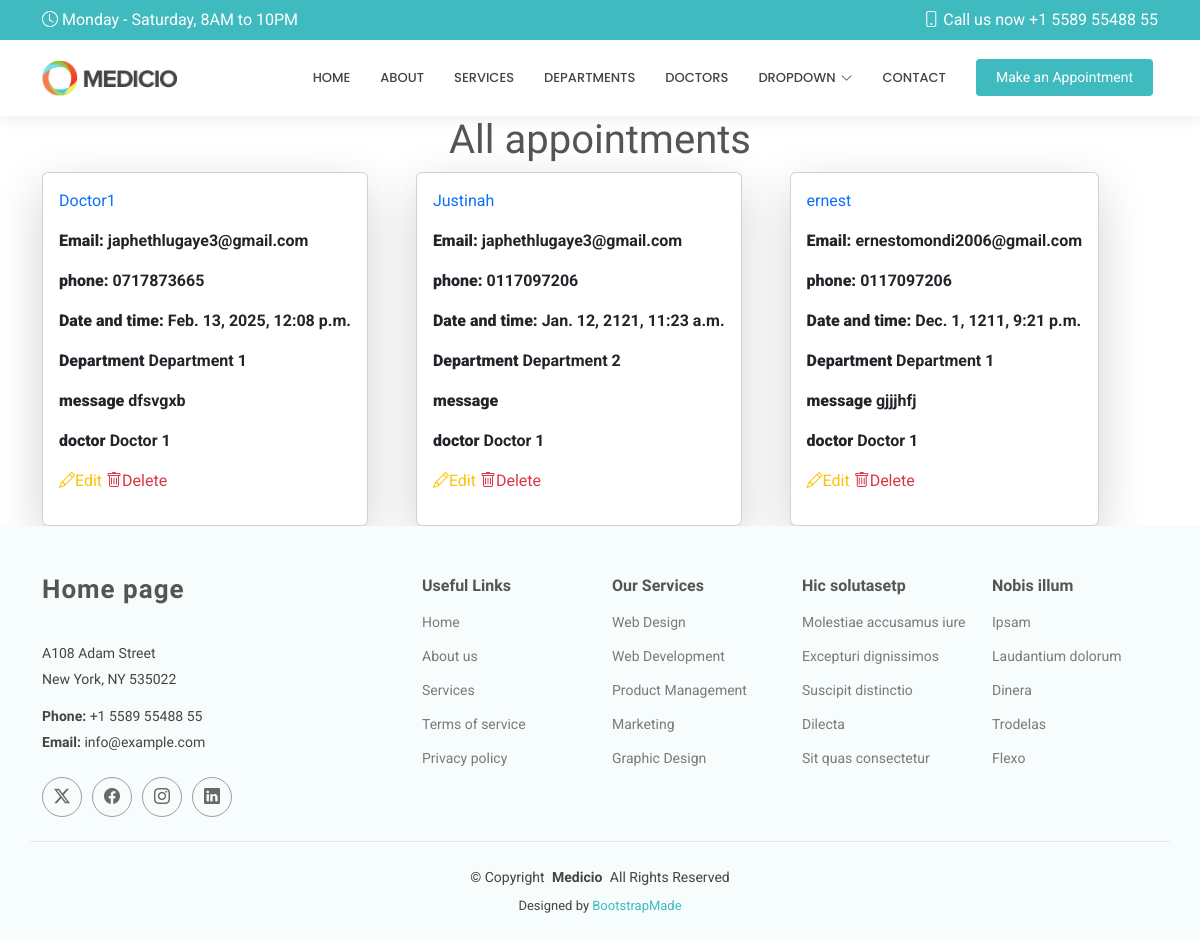
Before: /show/ with the older database file.
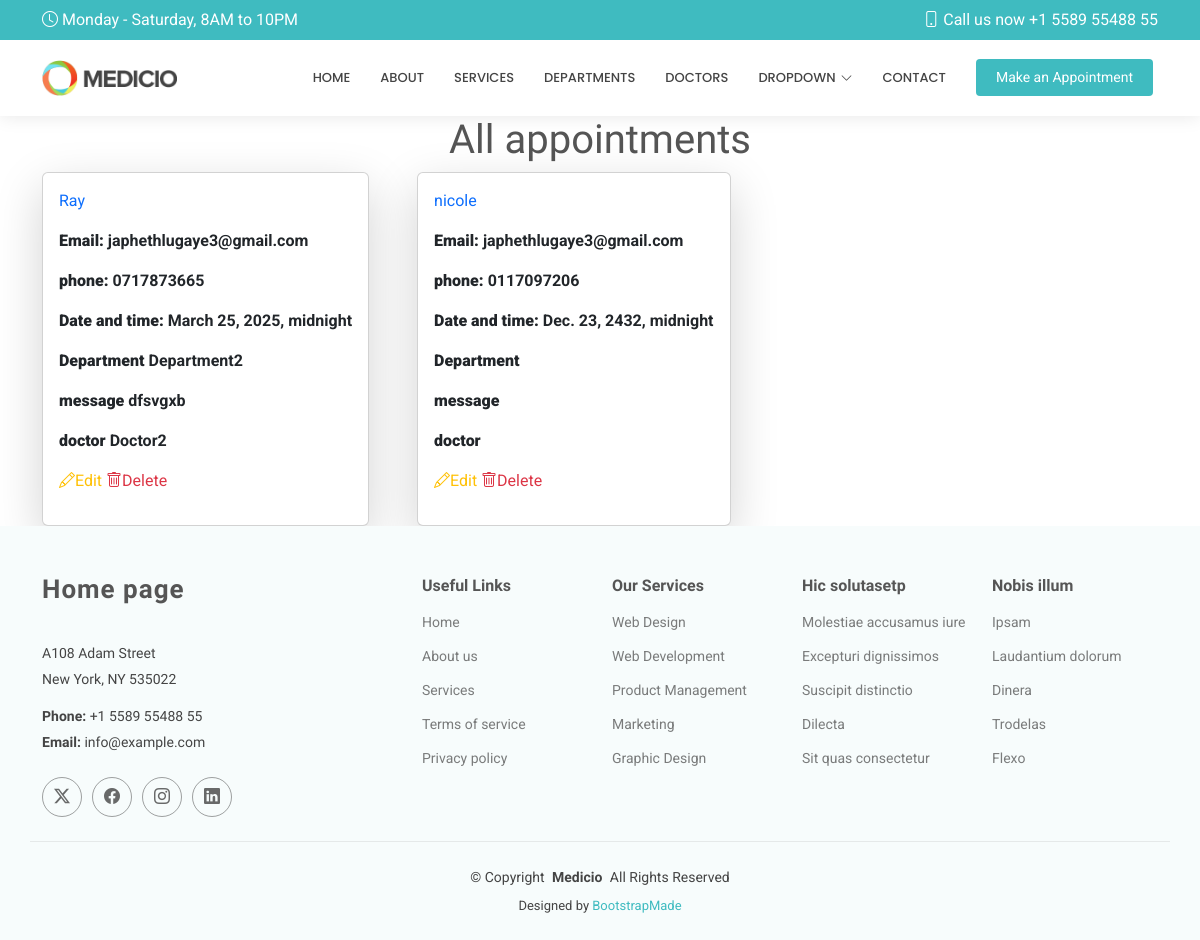
After: the same page with the newer database file.
### HospitalApp/models.py (models this page shows, shortened)
class appointment(models.Model):
    name = models.CharField(max_length=150)
    email = models.EmailField()
    phone = models.CharField(max_length=150)
    date = models.DateTimeField()
    department = models.CharField(max_length=150)
    doctor = models.CharField(max_length=150)
    message = models.TextField()

### HospitalApp/views.py (the view)
# urls.py: path('show/', views.show, name='show'),
def show(request):
    all = appointment.objects.all()
    return render(request, 'show.html', {'all':all})

### Templates/show.html (shortened to what this page needs)
{% extends 'starter-page.html' %}
{% load static %}
{% block content %}
	<h1 class="text-center">All appointments</h1>
   <div class="d-flex container flex-wrap gap-5">
    {% for x in all %}
      <div class="card w-30 p-3 shadow-lg">
      <p class="text-primary">  {{ x.name }}</p>
      <p class="fw-bold "> <strong>Email:</strong> {{ x.email }}</p>
      <p class="fw-bold "> <strong>phone:</strong> {{ x.phone }}</p>
      <p class="fw-bold "> <strong>Date and time:</strong> {{ x.date }}</p>
          <p class="fw-bold "> <strong>Department</strong> {{ x.department }}</p>
          <p class="fw-bold "> <strong>message</strong> {{ x.message }}</p>
          <p class="fw-bold "> <strong>doctor</strong> {{ x.doctor }}</p>
      <p>
          <a href="{% url 'edit' x.id %}" class="text-warning">
              <i class="bi bi-pencil"></i>Edit
          </a>
          <a href="/delete/{{ x.id }}" class="text-danger">
              <i class="bi bi-trash"></i>Delete
          </a>
      </p>
      </div>
    {% endfor %}
    </div>
{% endblock %}

### Templates/starter-page.html (shortened to what this page needs)
<!DOCTYPE html>
<html lang="en">
<head>
    {% load static %}
  <link href="{% static 'assets/vendor/bootstrap/css/bootstrap.min.css' %}" rel="stylesheet">
  <link href="{% static 'assets/vendor/bootstrap-icons/bootstrap-icons.css' %}" rel="stylesheet">
  <link href="{% static 'assets/vendor/aos/aos.css' %}" rel="stylesheet">
  <link href="{% static 'assets/vendor/fontawesome-free/css/all.min.css' %}" rel="stylesheet">
  <link href="{% static 'assets/vendor/glightbox/css/glightbox.min.css' %}" rel="stylesheet">
  <link href="{% static 'assets/vendor/swiper/swiper-bundle.min.css' %}" rel="stylesheet">
  <link href="{% static 'assets/css/main.css' %}" rel="stylesheet">
</head>
<body class="starter-page-page">
  <header id="header" class="header sticky-top">
    <div class="topbar d-flex align-items-center">
      <div class="container d-flex justify-content-center justify-content-md-between">
        <div class="d-none d-md-flex align-items-center">
          <i class="bi bi-clock me-1"></i> Monday - Saturday, 8AM to 10PM
        </div>
        <div class="d-flex align-items-center">
          <i class="bi bi-phone me-1"></i> Call us now +1 5589 55488 55
        </div>
      </div>
    </div>
    <div class="branding d-flex align-items-center">
      <div class="container position-relative d-flex align-items-center justify-content-end">
        <a href="{% url 'home' %}" class="logo d-flex align-items-center me-auto">
          <img src="{% static 'assets/img/logo.png' %}" alt="">
        </a>
        <nav id="navmenu" class="navmenu">
          <ul>
            <li><a href="{% url 'home' %}">Home</a></li>
            <li><a href="{% url 'about' %}">About</a></li>
            <li><a href="{% url 'services' %}">Services</a></li>
            <li><a href="{% url 'departments' %}">Departments</a></li>
            <li><a href="{% url 'doctors' %}">Doctors</a></li>
            <li class="dropdown"><a href="#"><span>Dropdown</span> <i class="bi bi-chevron-down toggle-dropdown"></i></a>
            </li>
            <li><a href="#contact">Contact</a></li>
          </ul>
        </nav>
        <a class="cta-btn" href="index.html#appointment">Make an Appointment</a>
      </div>
    </div>
  </header>
   <main class="main">
       {% block content %}
       {% endblock %}
  </main>
  <footer id="footer" class="footer light-background">
    <div class="container footer-top">
      <div class="row gy-4">
        <div class="col-lg-4 col-md-6 footer-about">
          <a href="{% url 'home' %}" class="logo d-flex align-items-center">
            <span class="sitename">Home page</span>
          </a>
          <div class="footer-contact pt-3">
            <p>A108 Adam Street</p>
            <p>New York, NY 535022</p>
            <p class="mt-3"><strong>Phone:</strong> <span>+1 5589 55488 55</span></p>
            <p><strong>Email:</strong> <span>info@example.com</span></p>
          </div>
          <div class="social-links d-flex mt-4">
            <a href=""><i class="bi bi-twitter-x"></i></a>
            <a href=""><i class="bi bi-facebook"></i></a>
            <a href=""><i class="bi bi-instagram"></i></a>
            <a href=""><i class="bi bi-linkedin"></i></a>
          </div>
        </div>
        <div class="col-lg-2 col-md-3 footer-links">
          <h4>Useful Links</h4>
          <ul>
            <li><a href="#">Home</a></li>
            <li><a href="#">About us</a></li>
            <li><a href="#">Services</a></li>
            <li><a href="#">Terms of service</a></li>
            <li><a href="#">Privacy policy</a></li>
          </ul>
        </div>
        <div class="col-lg-2 col-md-3 footer-links">
          <h4>Our Services</h4>
          <ul>
            <li><a href="#">Web Design</a></li>
            <li><a href="#">Web Development</a></li>
            <li><a href="#">Product Management</a></li>
            <li><a href="#">Marketing</a></li>
            <li><a href="#">Graphic Design</a></li>
          </ul>
        </div>
        <div class="col-lg-2 col-md-3 footer-links">
          <h4>Hic solutasetp</h4>
          <ul>
            <li><a href="#">Molestiae accusamus iure</a></li>
            <li><a href="#">Excepturi dignissimos</a></li>
            <li><a href="#">Suscipit distinctio</a></li>
            <li><a href="#">Dilecta</a></li>
            <li><a href="#">Sit quas consectetur</a></li>
          </ul>
        </div>
        <div class="col-lg-2 col-md-3 footer-links">
          <h4>Nobis illum</h4>
          <ul>
            <li><a href="#">Ipsam</a></li>
            <li><a href="#">Laudantium dolorum</a></li>
            <li><a href="#">Dinera</a></li>
            <li><a href="#">Trodelas</a></li>
            <li><a href="#">Flexo</a></li>
          </ul>
        </div>
      </div>
    </div>
    <div class="container copyright text-center mt-4">
      <p>© <span>Copyright</span> <strong class="px-1 sitename">Medicio</strong> <span>All Rights Reserved</span></p>
      <div class="credits">
        Designed by <a href="https://bootstrapmade.com/">BootstrapMade</a>
      </div>
    </div>
  </footer>
</body>
</html>

### static/assets/css/main.css (style rules this page uses)
:root { --default-font: "Roboto", system-ui, -apple-system, "Segoe UI", Roboto, "Helvetica Neue", Arial, "Noto Sans", "Liberation Sans", sans-serif, "Apple Color Emoji", "Segoe UI Emoji", "Segoe UI Symbol", "Noto Color Emoji"; --heading-font: "Raleway", sans-serif; --nav-font: "Poppins", sans-serif; }
:root { --background-color: #ffffff; --default-color: #444444; --heading-color: #555555; --accent-color: #3fbbc0; --surface-color: #ffffff; --contrast-color: #ffffff; }
:root { --nav-color: #444444; --nav-hover-color: #3fbbc0; --nav-mobile-background-color: #ffffff; --nav-dropdown-background-color: #ffffff; --nav-dropdown-color: #444444; --nav-dropdown-hover-color: #3fbbc0; }
.light-background { --background-color: #f7fcfc; --surface-color: #ffffff; }
:root { scroll-behavior: smooth; }
body { color: var(--default-color); background-color: var(--background-color); font-family: var(--default-font); }
a { color: var(--accent-color); text-decoration: none; transition: 0.3s; }
h1, h2, h3, h4, h5, h6 { color: var(--heading-color); font-family: var(--heading-font); }
.header { color: var(--default-color); background-color: var(--background-color); transition: all 0.5s; z-index: 997; box-shadow: 0px 0 18px rgba(0, 0, 0, 0.1); }
.header .topbar { background-color: var(--accent-color); color: var(--contrast-color); height: 40px; padding: 0; transition: all 0.5s; }
.header .branding { min-height: 60px; padding: 10px 0; }
.header .logo { line-height: 1; }
.header .logo img { max-height: 36px; margin-right: 8px; }
.header .cta-btn, .header .cta-btn:focus { color: var(--contrast-color); background: var(--accent-color); font-size: 14px; padding: 8px 20px; margin: 0 5px 0 30px; border-radius: 4px; transition: 0.3s; }
@media (min-width: 1200px) { .navmenu { padding: 0; } }
@media (min-width: 1200px) { .navmenu ul { margin: 0; padding: 0; display: flex; list-style: none; align-items: center; } }
@media (min-width: 1200px) { .navmenu li { position: relative; } }
@media (min-width: 1200px) { .navmenu a, .navmenu a:focus { color: var(--nav-color); padding: 18px 15px; font-size: 13px; font-family: var(--nav-font); font-weight: 500; text-transform: uppercase; display: flex; align-items: center; justify-content: space-between; white-space: nowrap; transition: 0.3s; } }
@media (min-width: 1200px) { .navmenu a i, .navmenu a:focus i { font-size: 12px; line-height: 0; margin-left: 5px; transition: 0.3s; } }
@media (min-width: 1200px) { .navmenu li:last-child a { padding-right: 0; } }
.footer { color: var(--default-color); background-color: var(--background-color); font-size: 14px; position: relative; }
.footer .footer-top { padding-top: 50px; }
.footer .footer-about .logo { line-height: 1; margin-bottom: 25px; }
.footer .footer-about .logo span { color: var(--heading-color); font-family: var(--heading-font); font-size: 26px; font-weight: 700; letter-spacing: 1px; }
.footer .footer-about p { font-size: 14px; font-family: var(--heading-font); }
.footer .social-links a { display: flex; align-items: center; justify-content: center; width: 40px; height: 40px; border-radius: 50%; border: 1px solid color-mix(in srgb, var(--default-color), transparent 50%); font-size: 16px; color: color-mix(in srgb, var(--default-color), transparent 20%); margin-right: 10px; transition: 0.3s; }
.footer h4 { font-size: 16px; font-weight: bold; position: relative; padding-bottom: 12px; }
.footer .footer-links { margin-bottom: 30px; }
.footer .footer-links ul { list-style: none; padding: 0; margin: 0; }
.footer .footer-links ul li { padding: 10px 0; display: flex; align-items: center; }
.footer .footer-links ul li:first-child { padding-top: 0; }
.footer .footer-links ul a { color: color-mix(in srgb, var(--default-color), transparent 30%); display: inline-block; line-height: 1; }
.footer .footer-contact p { margin-bottom: 5px; }
.footer .copyright { padding: 25px 0; border-top: 1px solid color-mix(in srgb, var(--default-color), transparent 90%); }
.footer .copyright p { margin-bottom: 0; }
.footer .credits { margin-top: 8px; font-size: 13px; }

Changed rows visible on the page:
removed appointment: name "ernest", email "ernestomondi2006@gmail.com", phone "0117097206", date "Dec. 1, 1211, 9:21 p.m.", department "Department 1", message "gjjjhfj", doctor "Doctor 1"
changed appointment "dfsvgxb": name "Doctor1" → "Ray"; date "Feb. 13, 2025, 12:08 p.m." → "March 25, 2025, midnight"; department "Department 1" → "Department2"; doctor "Doctor 1" → "Doctor2"
changed appointment: name "Justinah" → "nicole"; date "Jan. 12, 2121, 11:23 a.m." → "Dec. 23, 2432, midnight"; department "Department 2" → (not shown); doctor "Doctor 1" → (not shown)
